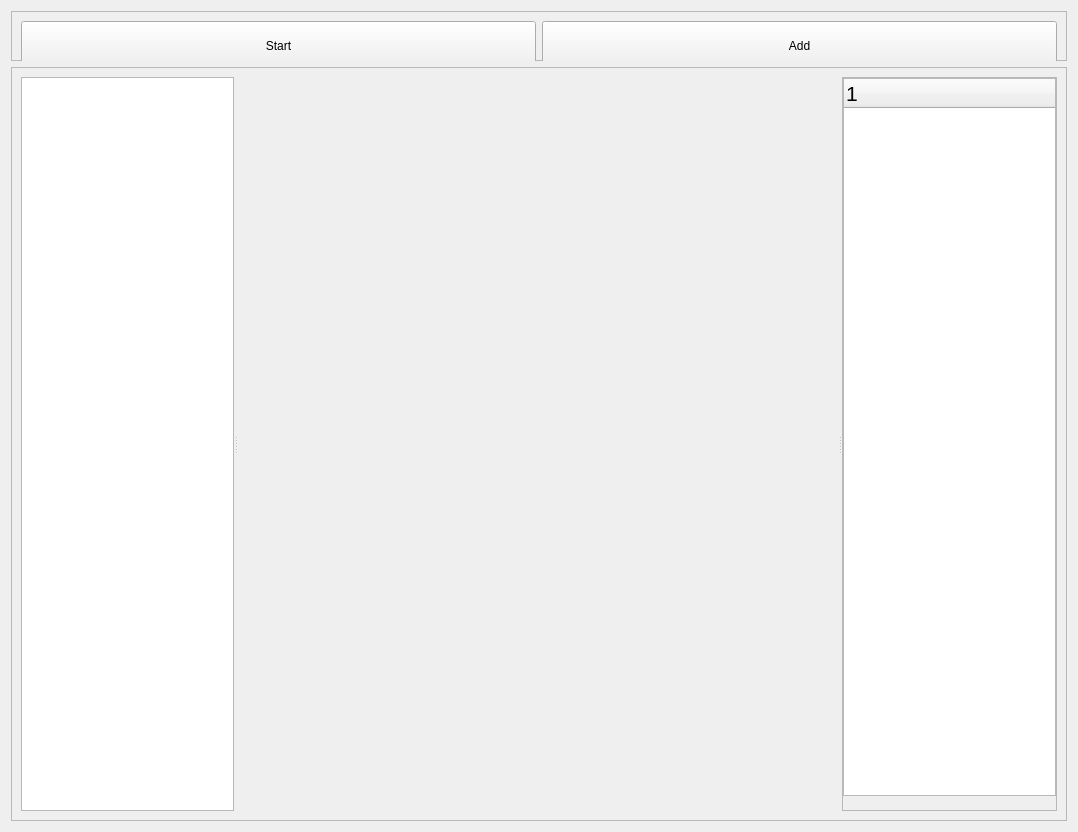
<?xml version="1.0" encoding="UTF-8"?>
<ui version="4.0">
 <class>Form</class>
 <widget class="QWidget" name="Form">
  <property name="geometry">
   <rect>
    <x>0</x>
    <y>0</y>
    <width>1078</width>
    <height>832</height>
   </rect>
  </property>
  <property name="windowTitle">
   <string>Form</string>
  </property>
  <layout class="QVBoxLayout" name="verticalLayout">
   <item>
    <widget class="QFrame" name="frame_2">
     <property name="minimumSize">
      <size>
       <width>50</width>
       <height>0</height>
      </size>
     </property>
     <property name="maximumSize">
      <size>
       <width>16777215</width>
       <height>50</height>
      </size>
     </property>
     <property name="frameShape">
      <enum>QFrame::StyledPanel</enum>
     </property>
     <property name="frameShadow">
      <enum>QFrame::Raised</enum>
     </property>
     <layout class="QHBoxLayout" name="horizontalLayout">
      <item>
       <widget class="QPushButton" name="startButton">
        <property name="sizePolicy">
         <sizepolicy hsizetype="MinimumExpanding" vsizetype="Fixed">
          <horstretch>0</horstretch>
          <verstretch>0</verstretch>
         </sizepolicy>
        </property>
        <property name="minimumSize">
         <size>
          <width>0</width>
          <height>50</height>
         </size>
        </property>
        <property name="text">
         <string>Start</string>
        </property>
       </widget>
      </item>
      <item>
       <widget class="QPushButton" name="addButton">
        <property name="sizePolicy">
         <sizepolicy hsizetype="MinimumExpanding" vsizetype="Fixed">
          <horstretch>0</horstretch>
          <verstretch>0</verstretch>
         </sizepolicy>
        </property>
        <property name="minimumSize">
         <size>
          <width>0</width>
          <height>50</height>
         </size>
        </property>
        <property name="text">
         <string>Add</string>
        </property>
       </widget>
      </item>
     </layout>
    </widget>
   </item>
   <item>
    <widget class="QFrame" name="frame">
     <property name="layoutDirection">
      <enum>Qt::LeftToRight</enum>
     </property>
     <property name="frameShape">
      <enum>QFrame::StyledPanel</enum>
     </property>
     <property name="frameShadow">
      <enum>QFrame::Raised</enum>
     </property>
     <layout class="QHBoxLayout" name="horizontalLayout_2">
      <item>
       <widget class="QSplitter" name="splitter">
        <property name="orientation">
         <enum>Qt::Horizontal</enum>
        </property>
        <widget class="QTableWidget" name="tableWidget">
         <property name="minimumSize">
          <size>
           <width>200</width>
           <height>0</height>
          </size>
         </property>
         <property name="font">
          <font>
           <pointsize>16</pointsize>
          </font>
         </property>
        </widget>
        <widget class="QLabel" name="displayCamera">
         <property name="minimumSize">
          <size>
           <width>600</width>
           <height>0</height>
          </size>
         </property>
         <property name="text">
          <string/>
         </property>
         <property name="scaledContents">
          <bool>true</bool>
         </property>
         <property name="alignment">
          <set>Qt::AlignCenter</set>
         </property>
        </widget>
        <widget class="QFrame" name="frame_3">
         <property name="minimumSize">
          <size>
           <width>200</width>
           <height>0</height>
          </size>
         </property>
         <property name="frameShape">
          <enum>QFrame::StyledPanel</enum>
         </property>
         <property name="frameShadow">
          <enum>QFrame::Raised</enum>
         </property>
         <layout class="QVBoxLayout" name="verticalLayout_2">
          <property name="spacing">
           <number>0</number>
          </property>
          <property name="leftMargin">
           <number>0</number>
          </property>
          <property name="topMargin">
           <number>0</number>
          </property>
          <property name="rightMargin">
           <number>0</number>
          </property>
          <property name="bottomMargin">
           <number>0</number>
          </property>
          <item>
           <widget class="QTreeWidget" name="treeWidget">
            <property name="font">
             <font>
              <pointsize>16</pointsize>
             </font>
            </property>
            <column>
             <property name="text">
              <string notr="true">1</string>
             </property>
            </column>
           </widget>
          </item>
          <item>
           <widget class="QLabel" name="preview_label">
            <property name="maximumSize">
             <size>
              <width>16777215</width>
              <height>350</height>
             </size>
            </property>
            <property name="text">
             <string/>
            </property>
            <property name="scaledContents">
             <bool>false</bool>
            </property>
            <property name="alignment">
             <set>Qt::AlignCenter</set>
            </property>
           </widget>
          </item>
         </layout>
        </widget>
       </widget>
      </item>
     </layout>
    </widget>
   </item>
  </layout>
 </widget>
 <resources/>
 <connections/>
</ui>
